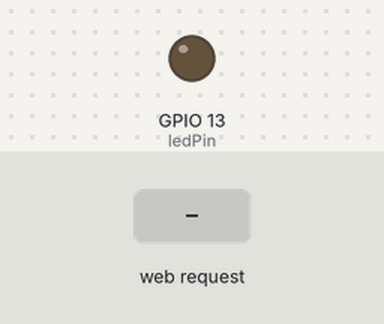
The sketch below on a simulated ESP32. Shown: output pins drawn as LEDs (lit = HIGH). Inputs (shaded band) come from the test bench. WiFi joins after 1.5 s; servers stay silent unless stated; what the sketch prints to the serial monitor is not drawn.

Above: at 3.2 s.
3.3 s: HTTP request GET / received
At 3.9 s:
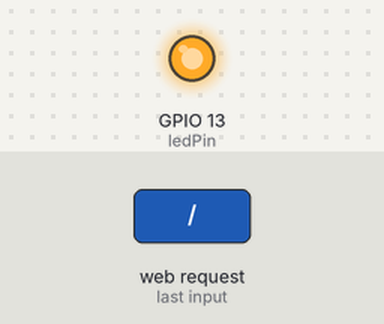
Timing chart, 0 to 6.3 s (numbered marks = the images above; inputs shaded):
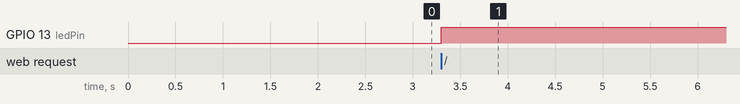

Measured:
- after the input at 3.3 s, GPIO 13 (ledPin): LOW → HIGH at once

The sketch:

ldr.ino
```cpp
#include <WiFi.h>
#include <WebServer.h>

const char *ssid = "qeuasdixo";
const char *password = "micaracuandoXD";

WebServer server(80);
int ldrPin=34;
int ledPin=13;

const char*html="<!DOCTYPE html><html><head><meta http-equiv='refresh' content='1'><style>body {text-align:center;font-size;24px;}</style></head><body><h1>Valor del LDR:</h1><p>%ldrValue%</p></body></html>";

void handleRoot(){
  int ldrValue = analogRead(ldrPin);
  String page = String(html);
  page.replace("%ldrValue%",String(ldrValue));
  server.send(200,"text/html",page);

if(ldrValue < 100){
  digitalWrite(ledPin,LOW);
}else{
  digitalWrite(ledPin,HIGH);
}
}

void setup(){
  Serial.begin(115200);
  pinMode(ledPin,OUTPUT);

 WiFi.begin(ssid,password);
while (WiFi.status() != WL_CONNECTED) {
    delay(1000);
    Serial.println("Connecting to WiFi.....");
  }

  Serial.println("WiFi connected.....");
  Serial.println("IP Address:");
  Serial.println(WiFi.localIP());

  server.on("/", HTTP_GET, handleRoot);

  server.begin();
}

void loop() {
  server.handleClient();
}
```
